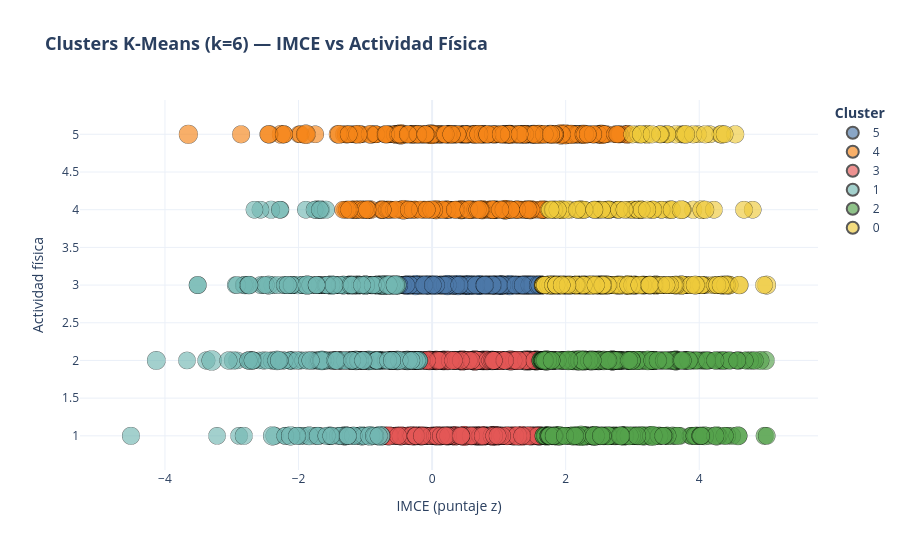
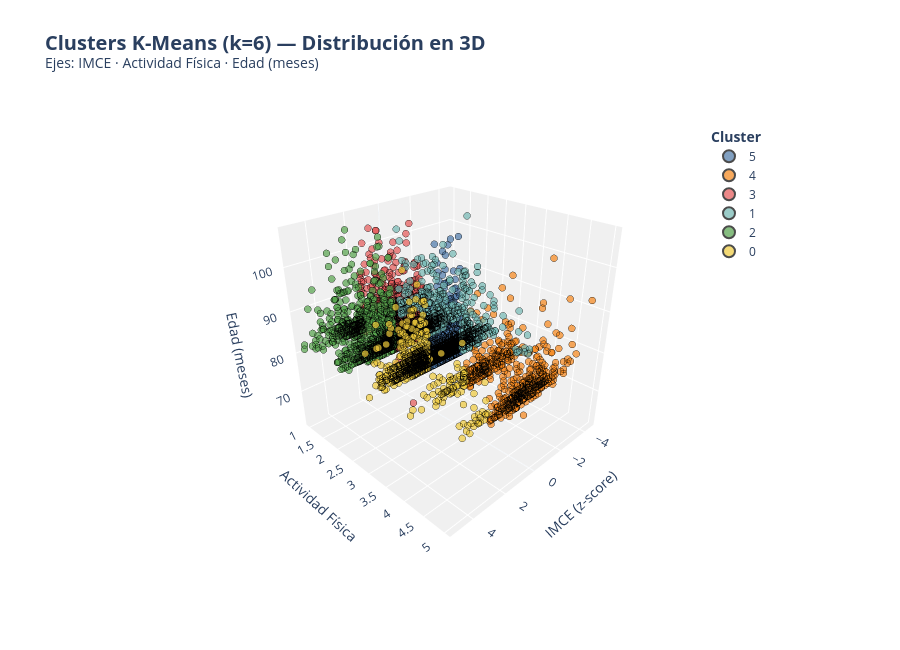

Notebook source saved alongside these figures, in order:
### Code cell
# Instalar si no lo tienes: !pip install plotly
import plotly.express as px
import plotly.graph_objects as go
from plotly.subplots import make_subplots

sample_df = df.sample(5000, random_state=RANDOM_STATE).copy()

# --- Gráfico 1: Scatter 2D con Plotly (IMCE vs Actividad Física) ---
fig2d = px.scatter(
    sample_df,
    x='imce',
    y='act_fisica',
    color=sample_df['cluster'].astype(str),
    size='edad',
    hover_data=['edad', 'imce', 'act_fisica'],
    title=f'<b>Clusters K-Means (k={k_opt}) — IMCE vs Actividad Física</b>',
    labels={'imce': 'IMCE (puntaje z)', 'act_fisica': 'Actividad física', 'color': 'Cluster'},
    color_discrete_sequence=px.colors.qualitative.T10,
    opacity=0.65,
)
fig2d.update_traces(marker=dict(line=dict(width=0.5, color='black')))
fig2d.update_layout(
    template='plotly_white',
    title_font_size=18,
    legend=dict(title='<b>Cluster</b>', itemsizing='constant'),
    height=550,
)
fig2d.show()

# --- Gráfico 2: Scatter 3D interactivo con Plotly ---
fig3d = px.scatter_3d(
    sample_df,
    x='imce',
    y='act_fisica',
    z='edad',
    color=sample_df['cluster'].astype(str),
    title=f'<b>Clusters K-Means (k={k_opt}) — Distribución en 3D</b><br>'
          f'<sup>Ejes: IMCE · Actividad Física · Edad (meses)</sup>',
    labels={'imce': 'IMCE (z-score)', 'act_fisica': 'Actividad Física', 'edad': 'Edad (meses)', 'color': 'Cluster'},
    color_discrete_sequence=px.colors.qualitative.T10,
    opacity=0.70,
)
fig3d.update_traces(marker=dict(size=4, line=dict(width=0.3, color='black')))
fig3d.update_layout(
    template='plotly_white',
    title_font_size=20,
    legend=dict(title='<b>Cluster</b>', itemsizing='constant', x=0.85, y=0.95),
    scene=dict(
        xaxis=dict(backgroundcolor='#f0f0f0', gridcolor='white', showbackground=True),
        yaxis=dict(backgroundcolor='#f0f0f0', gridcolor='white', showbackground=True),
        zaxis=dict(backgroundcolor='#f0f0f0', gridcolor='white', showbackground=True),
        camera=dict(eye=dict(x=1.6, y=1.6, z=1.2)),   # ángulo de vista inicial
    ),
    height=650,
)
fig3d.show()

### Figure 1 — Plotly figure (JSON) as saved in the notebook; plotly's stock layout.template omitted (floating-point values rounded to 4 significant figures; data arrays with more than 128 entries replaced by an {"elided": "..."} marker saying what was removed)
{"data": [{"customdata": {"elided": "973x1 int values"}, "hovertemplate": "Cluster=5<br>IMCE (puntaje z)=%{x}<br>Actividad física=%{y}<br>edad=%{customdata[0]}<extra></extra>", "legendgroup": "5", "marker": {"color": "#4C78A8", "line": {"color": "black", "width": 0.5}, "opacity": 0.65, "size": {"elided": "973 int values"}, "sizemode": "area", "sizeref": 0.2675, "symbol": "circle"}, "mode": "markers", "name": "5", "showlegend": true, "type": "scattergl", "x": {"elided": "973 float values"}, "xaxis": "x", "y": {"elided": "973 float values"}, "yaxis": "y"}, {"customdata": {"elided": "539x1 int values"}, "hovertemplate": "Cluster=4<br>IMCE (puntaje z)=%{x}<br>Actividad física=%{y}<br>edad=%{customdata[0]}<extra></extra>", "legendgroup": "4", "marker": {"color": "#F58518", "line": {"color": "black", "width": 0.5}, "opacity": 0.65, "size": {"elided": "539 int values"}, "sizemode": "area", "sizeref": 0.2675, "symbol": "circle"}, "mode": "markers", "name": "4", "showlegend": true, "type": "scattergl", "x": {"elided": "539 float values"}, "xaxis": "x", "y": {"elided": "539 float values"}, "yaxis": "y"}, {"customdata": {"elided": "1402x1 int values"}, "hovertemplate": "Cluster=3<br>IMCE (puntaje z)=%{x}<br>Actividad física=%{y}<br>edad=%{customdata[0]}<extra></extra>", "legendgroup": "3", "marker": {"color": "#E45756", "line": {"color": "black", "width": 0.5}, "opacity": 0.65, "size": {"elided": "1402 int values"}, "sizemode": "area", "sizeref": 0.2675, "symbol": "circle"}, "mode": "markers", "name": "3", "showlegend": true, "type": "scattergl", "x": {"elided": "1402 float values"}, "xaxis": "x", "y": {"elided": "1402 float values"}, "yaxis": "y"}, {"customdata": {"elided": "600x1 int values"}, "hovertemplate": "Cluster=1<br>IMCE (puntaje z)=%{x}<br>Actividad física=%{y}<br>edad=%{customdata[0]}<extra></extra>", "legendgroup": "1", "marker": {"color": "#72B7B2", "line": {"color": "black", "width": 0.5}, "opacity": 0.65, "size": {"elided": "600 int values"}, "sizemode": "area", "sizeref": 0.2675, "symbol": "circle"}, "mode": "markers", "name": "1", "showlegend": true, "type": "scattergl", "x": {"elided": "600 float values"}, "xaxis": "x", "y": {"elided": "600 float values"}, "yaxis": "y"}, {"customdata": {"elided": "864x1 int values"}, "hovertemplate": "Cluster=2<br>IMCE (puntaje z)=%{x}<br>Actividad física=%{y}<br>edad=%{customdata[0]}<extra></extra>", "legendgroup": "2", "marker": {"color": "#54A24B", "line": {"color": "black", "width": 0.5}, "opacity": 0.65, "size": {"elided": "864 int values"}, "sizemode": "area", "sizeref": 0.2675, "symbol": "circle"}, "mode": "markers", "name": "2", "showlegend": true, "type": "scattergl", "x": {"elided": "864 float values"}, "xaxis": "x", "y": {"elided": "864 float values"}, "yaxis": "y"}, {"customdata": {"elided": "622x1 int values"}, "hovertemplate": "Cluster=0<br>IMCE (puntaje z)=%{x}<br>Actividad física=%{y}<br>edad=%{customdata[0]}<extra></extra>", "legendgroup": "0", "marker": {"color": "#EECA3B", "line": {"color": "black", "width": 0.5}, "opacity": 0.65, "size": {"elided": "622 int values"}, "sizemode": "area", "sizeref": 0.2675, "symbol": "circle"}, "mode": "markers", "name": "0", "showlegend": true, "type": "scattergl", "x": {"elided": "622 float values"}, "xaxis": "x", "y": {"elided": "622 float values"}, "yaxis": "y"}], "layout": {"height": 550, "legend": {"itemsizing": "constant", "title": {"text": "<b>Cluster</b>"}, "tracegroupgap": 0}, "title": {"font": {"size": 18}, "text": "<b>Clusters K-Means (k=6) — IMCE vs Actividad Física</b>"}, "xaxis": {"anchor": "y", "domain": [0, 1], "title": {"text": "IMCE (puntaje z)"}}, "yaxis": {"anchor": "x", "domain": [0, 1], "title": {"text": "Actividad física"}}}}

### Figure 2 — Plotly figure (JSON) as saved in the notebook; plotly's stock layout.template omitted (floating-point values rounded to 4 significant figures; data arrays with more than 128 entries replaced by an {"elided": "..."} marker saying what was removed)
{"data": [{"hovertemplate": "Cluster=5<br>IMCE (z-score)=%{x}<br>Actividad Física=%{y}<br>Edad (meses)=%{z}<extra></extra>", "legendgroup": "5", "marker": {"color": "#4C78A8", "line": {"color": "black", "width": 0.3}, "opacity": 0.7, "size": 4, "symbol": "circle"}, "mode": "markers", "name": "5", "scene": "scene", "showlegend": true, "type": "scatter3d", "x": {"elided": "973 float values"}, "y": {"elided": "973 float values"}, "z": {"elided": "973 int values"}}, {"hovertemplate": "Cluster=4<br>IMCE (z-score)=%{x}<br>Actividad Física=%{y}<br>Edad (meses)=%{z}<extra></extra>", "legendgroup": "4", "marker": {"color": "#F58518", "line": {"color": "black", "width": 0.3}, "opacity": 0.7, "size": 4, "symbol": "circle"}, "mode": "markers", "name": "4", "scene": "scene", "showlegend": true, "type": "scatter3d", "x": {"elided": "539 float values"}, "y": {"elided": "539 float values"}, "z": {"elided": "539 int values"}}, {"hovertemplate": "Cluster=3<br>IMCE (z-score)=%{x}<br>Actividad Física=%{y}<br>Edad (meses)=%{z}<extra></extra>", "legendgroup": "3", "marker": {"color": "#E45756", "line": {"color": "black", "width": 0.3}, "opacity": 0.7, "size": 4, "symbol": "circle"}, "mode": "markers", "name": "3", "scene": "scene", "showlegend": true, "type": "scatter3d", "x": {"elided": "1402 float values"}, "y": {"elided": "1402 float values"}, "z": {"elided": "1402 int values"}}, {"hovertemplate": "Cluster=1<br>IMCE (z-score)=%{x}<br>Actividad Física=%{y}<br>Edad (meses)=%{z}<extra></extra>", "legendgroup": "1", "marker": {"color": "#72B7B2", "line": {"color": "black", "width": 0.3}, "opacity": 0.7, "size": 4, "symbol": "circle"}, "mode": "markers", "name": "1", "scene": "scene", "showlegend": true, "type": "scatter3d", "x": {"elided": "600 float values"}, "y": {"elided": "600 float values"}, "z": {"elided": "600 int values"}}, {"hovertemplate": "Cluster=2<br>IMCE (z-score)=%{x}<br>Actividad Física=%{y}<br>Edad (meses)=%{z}<extra></extra>", "legendgroup": "2", "marker": {"color": "#54A24B", "line": {"color": "black", "width": 0.3}, "opacity": 0.7, "size": 4, "symbol": "circle"}, "mode": "markers", "name": "2", "scene": "scene", "showlegend": true, "type": "scatter3d", "x": {"elided": "864 float values"}, "y": {"elided": "864 float values"}, "z": {"elided": "864 int values"}}, {"hovertemplate": "Cluster=0<br>IMCE (z-score)=%{x}<br>Actividad Física=%{y}<br>Edad (meses)=%{z}<extra></extra>", "legendgroup": "0", "marker": {"color": "#EECA3B", "line": {"color": "black", "width": 0.3}, "opacity": 0.7, "size": 4, "symbol": "circle"}, "mode": "markers", "name": "0", "scene": "scene", "showlegend": true, "type": "scatter3d", "x": {"elided": "622 float values"}, "y": {"elided": "622 float values"}, "z": {"elided": "622 int values"}}], "layout": {"height": 650, "legend": {"itemsizing": "constant", "title": {"text": "<b>Cluster</b>"}, "tracegroupgap": 0, "x": 0.85, "y": 0.95}, "scene": {"camera": {"eye": {"x": 1.6, "y": 1.6, "z": 1.2}}, "domain": {"x": [0, 1], "y": [0, 1]}, "xaxis": {"backgroundcolor": "#f0f0f0", "gridcolor": "white", "showbackground": true, "title": {"text": "IMCE (z-score)"}}, "yaxis": {"backgroundcolor": "#f0f0f0", "gridcolor": "white", "showbackground": true, "title": {"text": "Actividad Física"}}, "zaxis": {"backgroundcolor": "#f0f0f0", "gridcolor": "white", "showbackground": true, "title": {"text": "Edad (meses)"}}}, "title": {"font": {"size": 20}, "text": "<b>Clusters K-Means (k=6) — Distribución en 3D</b><br><sup>Ejes: IMCE · Actividad Física · Edad (meses)</sup>"}}}
